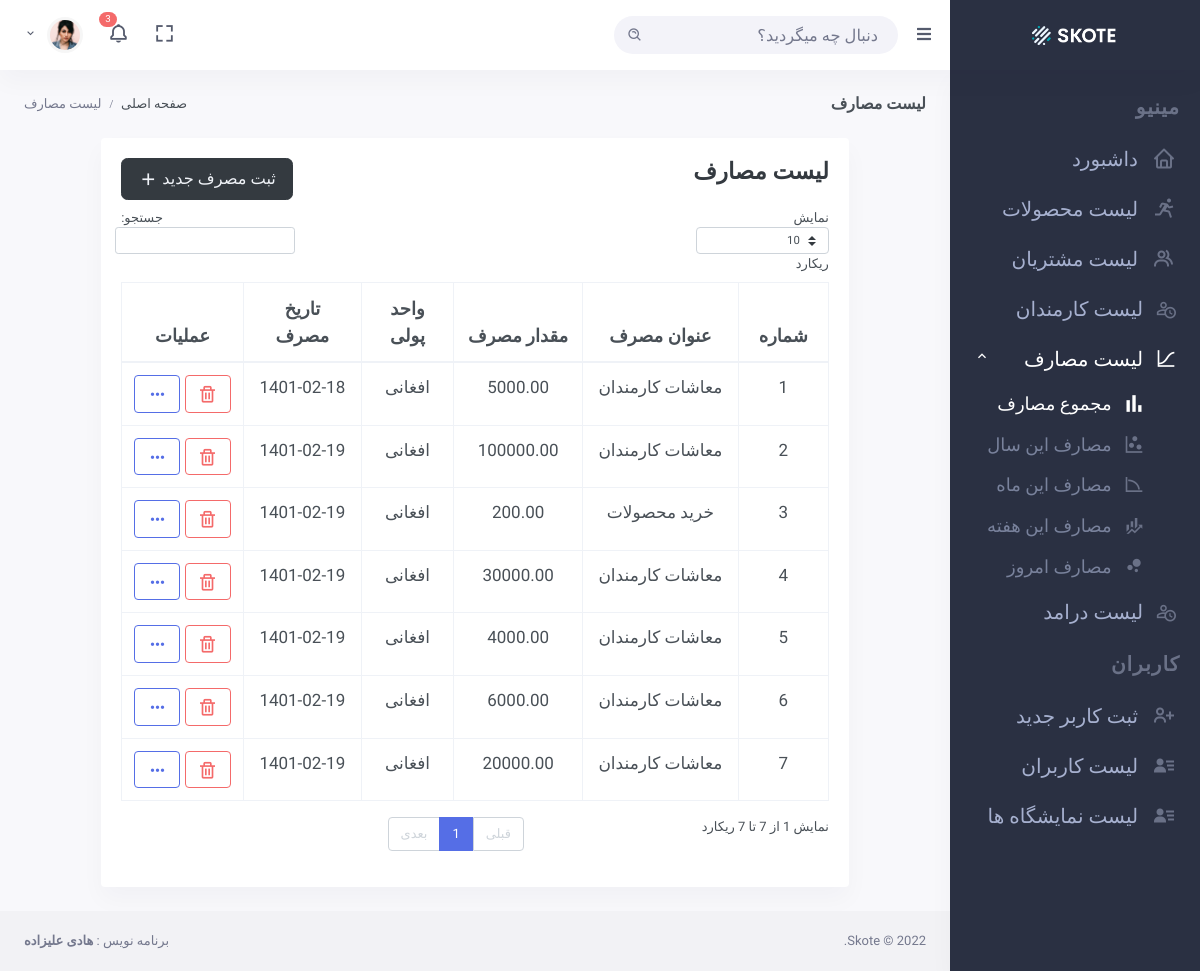
Screenshot of /expenses/all/ (signed in) with the database file from the repository.
### base/models.py (models this page shows, shortened)
class Expense(models.Model):
    PRICE_UNIT = (
        ("افغانی", "افغانی"),
        ("دالر",  "دالر"),
        ("کلدار",  "کلدار"),
        ("تومان",  "تومان"),
    )
    category = models.ForeignKey(ExpenseCategory, on_delete=models.SET_NULL, null=True)
    good_name = models.CharField(max_length=200, null=True, blank=True)
    rant_month = models.DateField(null=True, blank=True)
    from_place = models.CharField(max_length=200, null=True, blank=True)
    to_place = models.CharField(max_length=200, null=True, blank=True)
    exp_quantity =  models.DecimalField(max_digits=8, decimal_places=2, default=1)
    exp_amount = models.DecimalField(max_digits=8, decimal_places=2, default=0)
    price_unit = models.CharField(max_length=20, choices=PRICE_UNIT, default="افغانی")
    alternative = models.DecimalField(max_digits=10, decimal_places=2, null=True, blank=True)
    exp_date = models.DateField()
    exp_description = models.TextField(null=True, blank=True)
    total = models.DecimalField(max_digits=8, decimal_places=2, default=0)
    paid_amount = models.DecimalField(max_digits=8, decimal_places=2, default=0)
    remain_amount = models.DecimalField(max_digits=8, decimal_places=2, default=0)

class ExpenseCategory(models.Model):
    category_name = models.CharField(max_length=200)

### users/decorators.py (the view)
        def wrapper_func(request, *args, **kwargs):
            group = None
            if request.user.groups.exists():
                group = request.user.groups.all()[0].name
            if group in groups:
                return view_func(request, *args, **kwargs)
            else:
                return redirect("unauthorize")

### base/views/expense_views.py (called while the page is built)
@login_required(login_url="login")
@allowed_groups(groups=['admin'])
def expense_list_view(request):
    expenses = Expense.objects.all()
    context = {
        "expenses" : expenses
    }
    return render(request, "base/expenses/list_create.html", context)

### base/templates/base/expenses/list_create.html (shortened to what this page needs)
{% extends 'base.html' %}
{% load static %}
{% load jalali_tags %}
{% load widget_tweaks %}
{% block page_title %}
لیست مصارف
{% endblock page_title %}
{% block breadcrumb %}
<ol class="breadcrumb m-0">
    <li class="breadcrumb-item"><a href="/">صفحه اصلی</a></li>
    <li class="breadcrumb-item active">لیست مصارف</li>
</ol>
{% endblock breadcrumb %}
{% block content %}
    <div class="row">
        <div class="col-lg-10 m-auto">
            <div class="card">
                <div class="card-body">
                    <div class="row">
                        <div class="col-lg-6">
                            <h3 class="text-dark" style="font-weight: bold;">لیست مصارف</h3>
                        </div>
                        <div class="col-lg-6">
                            <a href="{% url 'create-expense' %}" class="btn btn-dark btn-lg float-right mb-2">ثبت مصرف جدید
                                <i class="bx bx-plus align-middle font-size-20 "></i>
                            </a>
                        </div>
                    </div>
                    <table id="datatable" class="table table-bordered dt-responsive nowrap"
                        style="border-collapse: collapse; border-spacing: 0; width: 100%;">
                            <thead>
                                <tr>
                                    <th class="text-center font-size-18">شماره</th>
                                    <th class="text-center font-size-18">عنوان مصرف</th>
                                    <th class="text-center font-size-18">مقدار مصرف</th>
                                    <th class="text-center font-size-18">واحد پولی</th>
                                    <th class="text-center font-size-18">تاریخ مصرف</th>
                                    <th class="text-center font-size-18">عملیات</th>
                                </tr>
                            </thead>
                            <tbody>
                                {% for exp in expenses %}
                                    <tr>
                                        <td class="font-size-17 text-center">{{forloop.counter}}</td>
                                        <td class="font-size-17 text-center">{{exp.category.category_name}}</td>
                                        <td class="font-size-17 text-center">{{exp.exp_amount}}</td>
                                        <td class="font-size-17 text-center">{{exp.price_unit}}</td>
                                        <td class="font-size-17 text-center">{{exp.exp_date|date:"Y-m-d"}}</td>
                                        <td class="font-size-17 text-center">
                                            <button
                                            data-toggle="modal"
                                            data-target="#delete_expense"
                                            data-id="{{exp.id}}"
                                            data-category="{{exp.category.category_name}}"
                                            class="btn btn-outline-danger delete-btns">
                                                <i class="bx bx-trash align-middle font-size-20"></i>
                                            </button>
                                            <a href="{% url 'expense-detail' exp.id %}" class="btn btn-outline-primary">
                                                <i class="bx bx-dots-horizontal-rounded align-middle font-size-20 "></i>
                                            </a>
                                        </td>
                                    </tr>
                                {% empty %}
                                    <p class="alert alert-info text-center font-size-18">
                                        شما تا هنوز مصرفی را ثبت نکرده اید.
                                    </p>
                                {% endfor %}
                            </tbody>
                    </table>
                </div>
            </div>
        </div>
    </div>
{% endblock content %}

### static/assets/css/custom.css (style rules this page uses)
body { font-family: 'Baloo Bhaijaan 2', cursive !important; }

### rows the page displays
Expense: category.category_name "معاشات کارمندان", exp_amount "5000.00", price_unit "افغانی", exp_date "1401-02-18"
Expense: category.category_name "معاشات کارمندان", exp_amount "100000.00", price_unit "افغانی", exp_date "1401-02-19"
Expense: category.category_name "خرید محصولات", exp_amount "200.00", price_unit "افغانی", exp_date "1401-02-19"
Expense: category.category_name "معاشات کارمندان", exp_amount "30000.00", price_unit "افغانی", exp_date "1401-02-19"
Expense: category.category_name "معاشات کارمندان", exp_amount "4000.00", price_unit "افغانی", exp_date "1401-02-19"
Expense: category.category_name "معاشات کارمندان", exp_amount "6000.00", price_unit "افغانی", exp_date "1401-02-19"
Expense: category.category_name "معاشات کارمندان", exp_amount "20000.00", price_unit "افغانی", exp_date "1401-02-19"
